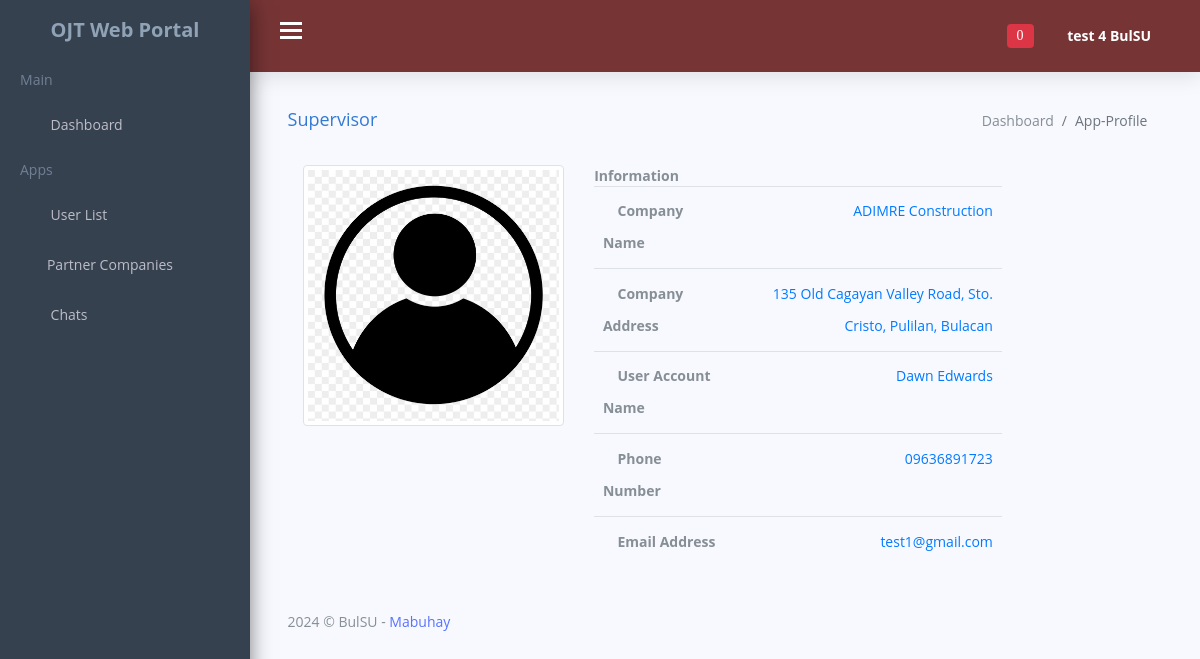
Screenshot of /adminportal/view_supervisor_profile.php?supervisor_id=1 (signed in) with the database file from the repository.
### tables this page shows
CREATE TABLE `supervisor` (
  `id` int(11) NOT NULL,
  `uniqueID` varchar(100) NOT NULL,
  `first_name` varchar(100) NOT NULL,
  `middle_name` varchar(100) NOT NULL,
  `last_name` varchar(100) NOT NULL,
  `company_name` varchar(150) NOT NULL,
  `position` varchar(200) NOT NULL,
  `company_address` varchar(150) NOT NULL,
  `supervisor_email` varchar(150) NOT NULL,
  `supervisor_password` varchar(150) NOT NULL,
  `phone_number` varchar(20) NOT NULL,
  `supervisor_profile_picture` varchar(150) NOT NULL,
  `verification_code` int(8) NOT NULL,
  `verify_status` varchar(150) NOT NULL DEFAULT 'Not Verified',
  `online_offlineStatus` varchar(150) NOT NULL DEFAULT 'Offline'
);

### adminportal/view_supervisor_profile.php (the view, shortened to what this page needs)
<?php
include '../connection/config.php';
?>
<!DOCTYPE html>
<html lang="en">
<head>
    <link href="css/lib/font-awesome.min.css" rel="stylesheet">
    <link href="css/lib/themify-icons.css" rel="stylesheet">
    <link href="css/lib/menubar/sidebar.css" rel="stylesheet">
    <link href="css/lib/bootstrap.min.css" rel="stylesheet">
    <link href="css/lib/helper.css" rel="stylesheet">
    <link href="css/style.css" rel="stylesheet">
    <link href="css/lib/sweetalert/sweetalert.css" rel="stylesheet">
</head>
<body>
<?php
require_once 'templates/admin_navbar.php';
?>
  <div class="content-wrap">
    <div class="main">
      <div class="container-fluid">
        <div class="row">
          <div class="col-lg-8 p-r-0 title-margin-right">
            <div class="page-header">
              <div class="page-title">
                <h1>Supervisor
                </h1>
              </div>
            </div>
          </div>
          <div class="col-lg-4 p-l-0 title-margin-left">
            <div class="page-header">
              <div class="page-title">
                <ol class="breadcrumb">
                  <li class="breadcrumb-item">
                    <a href="dashboard.php">Dashboard</a>
                  </li>
                  <li class="breadcrumb-item active">App-Profile</li>
                </ol>
              </div>
            </div>
          </div>
        </div>
        <section id="main-content">
          <div class="container-fluid">
<div class="container bootstrap snippets bootdey">
<div class="panel-body inf-content">
<div class="row">
  <?php
if(isset($_GET['supervisor_id'])){
  $supervisorID = $_GET['supervisor_id'];
  $stmt = $conn->prepare("SELECT * FROM supervisor WHERE id = ? ");
	$stmt->execute([$supervisorID]);
  $data = $stmt->fetch(PDO::FETCH_ASSOC);
}
?>
<div class="col-md-4">
<img alt="" id="myImage" style="width:600px;" title="" class="img-circle img-thumbnail isTooltip" src="<?php echo $data['supervisor_profile_picture']; ?>" data-original-title="Usuario">
</div>
<div class="col-md-6">
<strong>Information</strong><br>
<div class="table-responsive">
<table class="table table-user-information">
<tbody>
<tr>
    <td>
        <strong>
            <span class="ti-home"></span>
            Company Name
        </strong>
    </td>
    <td class="text-primary">
    <?php echo $data['company_name']; ?>
    </td>
</tr>
<tr>
    <td>
        <strong>
            <span class="ti-location-pin"></span>
            Company Address
        </strong>
    </td>
    <td class="text-primary">
    <?php echo $data['company_address']; ?>
    </td>
</tr>
<tr>
    <td>
        <strong>
            <span class="ti-user"></span>
            User Account Name
        </strong>
    </td>
    <td class="text-primary">
    <?php echo $data['first_name']; ?> <?php echo $data['last_name']; ?>
    </td>
</tr>
<tr>
    <td>
        <strong>
            <span class="ti-mobile"></span>
            Phone Number
        </strong>
    </td>
    <td class="text-primary">
    <?php echo $data['phone_number']; ?>
    </td>
</tr>
<tr>
    <td>
        <strong>
            <span class="ti-email"></span>
            Email Address
        </strong>
    </td>
    <td class="text-primary">
    <?php echo $data['supervisor_email']; ?>
    </td>
</tr>
</tbody>
</table>
</div>
</div>
</div>
</div>
</div>
</div>
          <div class="row">
            <div class="col-lg-12">
              <div class="footer">
                <p>2024 © BulSU -
                  <a href="#">Mabuhay</a>
                </p>
              </div>
            </div>
          </div>
        </section>
      </div>
    </div>
  </div>
</body>
</html>

### adminportal/templates/admin_navbar.php (shortened to what this page needs)
<div class="sidebar sidebar-hide-to-small sidebar-shrink sidebar-gestures">
        <div class="nano">
            <div class="nano-content">
                <ul>
                    <div class="logo"><a href="dashboard.php">
                            <span>OJT Web Portal</span></a></div>
                    <li class="label">Main</li>
                    <li><a href="dashboard.php"><i class="ti-home"></i> Dashboard </a></li>
                    <li class="label">Apps</li>
                    <li><a class="sidebar-sub-toggle"><i class="ti-user"></i> User List <span class="sidebar-collapse-icon ti-angle-down"></span></a>
                    </li>
                    <li><a href="partner_companies.php"><i class="ti-layout-width-default"></i>Partner Companies </a></li>
                    <li><a class="sidebar-sub-toggle"><i class="ti-comment-alt"></i> Chats <span class="sidebar-collapse-icon ti-angle-down"></span></a>
                    </li>
                </ul>
            </div>
        </div>
    </div>
    <div class="header">
        <div class="container-fluid">
            <div class="row">
                <div class="col-lg-12">
                    <div class="float-left">
                        <div class="hamburger sidebar-toggle">
                            <span class="line"></span>
                            <span class="line"></span>
                            <span class="line"></span>
                        </div>
                    </div>
                    <div class="float-right">
                        <div class="dropdown dib">
                            <div class="header-icon" data-toggle="dropdown">
                                <i class="ti-bell">
                                    <span class="badge badge-danger" id="notification-badge">
                                    <?php
                                        if(isset($_SESSION['auth_user']['admin_id'])) {
                                            $adminID = $_SESSION['auth_user']['admin_id'];
                                            $unread = 'Unread';
                                            $stmt = $conn->prepare("SELECT COUNT(*) AS total_unread FROM admin_system_notification WHERE admin_id = ? AND status = ?");
                                            $stmt->execute([$adminID, $unread]);
                                            $result = $stmt->fetch(PDO::FETCH_ASSOC);
                                            $totalUnread = $result['total_unread'];
                                            echo $totalUnread;
                                        }
                                    ?>
                                    </span>
                                </i>
                            </div>
                        </div>
                        <div class="dropdown dib">
                            <div class="header-icon" data-toggle="dropdown">
                            <?php
                                if(isset($_SESSION['auth_user']['admin_id'])) {
                                    $adminID = $_SESSION['auth_user']['admin_id'];
                                    $stmt = $conn->prepare("SELECT * FROM admin_account WHERE id = ? ");
                                    $stmt->execute([$adminID]);
                                    $result = $stmt->fetch(PDO::FETCH_ASSOC);
                                }
                            ?>
                                <span class="user-avatar"><?php echo $result['first_name'];?> <?php echo $result['last_name'];?>
                                    <i class="ti-angle-down f-s-10"></i>
                                </span>
                            </div>
                        </div>
                    </div>
                </div>
            </div>
        </div>
    </div>

### rows the page displays
supervisor: supervisor_profile_picture (picture), company_name "ADIMRE Construction", company_address "135 Old Cagayan Valley Road, Sto. Cristo, Pulilan, Bulacan", first_name "Dawn", last_name "Edwards", phone_number "09636891723", supervisor_email "test1@gmail.com"

### other values shown
$totalUnread "0"
$result['first_name'] "test 4"
$result['last_name'] "BulSU"
